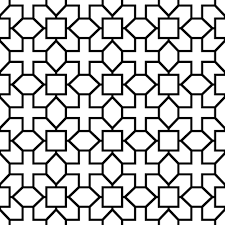
//> input picture lab2Filtros/figuraV.png, 225 x 225 px
$ ./filtros   (built with g++ and OpenCV 4)
//> lines starting //> are read from the running program, lines starting //| are printed output that depends on the picture
#include <opencv2/opencv.hpp>
#include <iostream>
#include <vector>
#include <algorithm>
#include <numeric>
#include <string>

using namespace std;
using namespace cv;

// funciones de ayuda
uchar getMediana(vector<uchar> kernel)
{
  sort(kernel.begin(), kernel.end());
  return kernel[kernel.size() / 2];
}

uchar getMedia(vector<uchar> kernel)
{
  int total = std::accumulate(kernel.begin(), kernel.end(), 0);
  return (uchar)(total / kernel.size());
}

// funcion encargada de aplicar un foltro basado en el tipo
// (string filtro por ahora solo media y mediana)
Mat aplicarFiltro(const Mat& original, int n, string filtro)
{
  Mat resultado = original.clone();
  int fuera = n / 2;

  for (int y = fuera; y < original.rows - fuera; y++)
    {
      for (int x = fuera; x < original.cols - fuera; x++)
        {
          vector<uchar> kernel;
          for (int i = -fuera; i <= fuera; i++)
            {
              for (int j = -fuera; j <= fuera; j++)
                {
                  kernel.push_back(original.at<uchar>(y + i, x + j));
                }
            }

          if (filtro == "mediana")
            {
              resultado.at<uchar>(y, x) = getMediana(kernel);
            }
          else if (filtro == "media")
            {
              resultado.at<uchar>(y, x) = getMedia(kernel);
            }
        }
    }
  return resultado;
}

int main()
{
  vector<string> nombres = {"figuraV.png", "figures.jpg", "riceB.png"};
  vector<int> mascaras = {3, 5, 7, 9, 11};

  for (const string& nombre : nombres)
    {
      Mat img = imread(nombre, IMREAD_GRAYSCALE);
//> img is the input picture: 225 rows x 225 cols, CV_8UC1; min 0, max 255, mean 196.9

      if (img.empty())
        {
          cout << "Error cargando imagen: " << nombre << endl;
          continue;
        }

      for (int n : mascaras)
        {
          // Procesar Mediana
          Mat outMediana = aplicarFiltro(img, n, "mediana");
          imwrite("mediana_" + to_string(n) + "_" + nombre, outMediana);

          // Procesar Media
          Mat outMedia = aplicarFiltro(img, n, "media");
          imwrite("media_" + to_string(n) + "_" + nombre, outMedia);
        }
//> this loop made 5 passes
//> pass 1, `Mat outMediana = aplicarFiltro(img, n, "mediana");`:
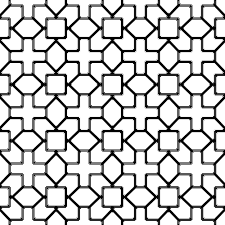
//> outMediana: 225 rows x 225 cols, CV_8UC1; min 0, max 255, mean 198.7
//> pass 1, `Mat outMedia = aplicarFiltro(img, n, "media");`:
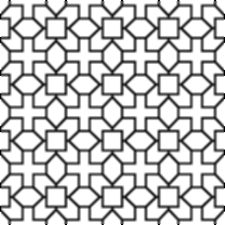
//> outMedia: 225 rows x 225 cols, CV_8UC1; min 0, max 255, mean 196.7
//> pass 2, `Mat outMediana = aplicarFiltro(img, n, "mediana");`:
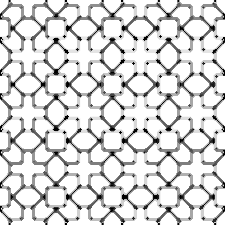
//> outMediana: 225 rows x 225 cols, CV_8UC1; min 0, max 255, mean 215.6
//> pass 2, `Mat outMedia = aplicarFiltro(img, n, "media");`:
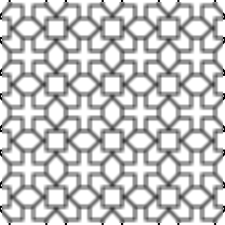
//> outMedia: 225 rows x 225 cols, CV_8UC1; min 0, max 255, mean 196.6
    }
//> pass 2 of the loop `for (const string& nombre : nombres)`:
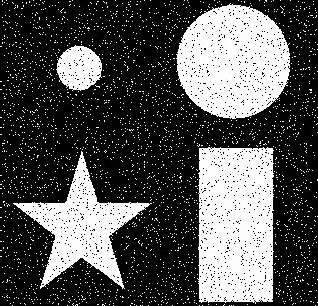
//> input picture lab2Filtros/figures.jpg, 318 x 306 px
//> img is the input picture: 306 rows x 318 cols, CV_8UC1; min 0, max 255, mean 83.2
//> the loop `for (int n : mascaras)` made 5 passes
//> pass 1, `Mat outMediana = aplicarFiltro(img, n, "mediana");`:
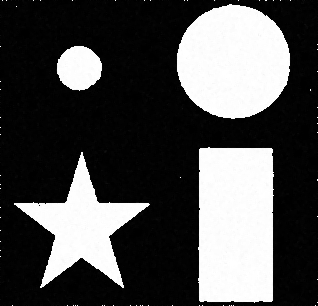
//> outMediana: 306 rows x 318 cols, CV_8UC1; min 0, max 255, mean 78
//> pass 2, `Mat outMedia = aplicarFiltro(img, n, "media");`:
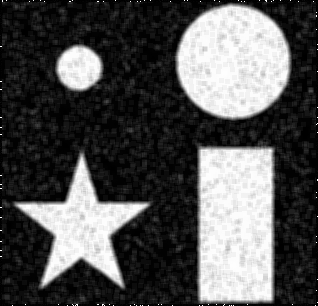
//> outMedia: 306 rows x 318 cols, CV_8UC1; min 0, max 255, mean 82.7
//> pass 3 of the loop `for (const string& nombre : nombres)`:
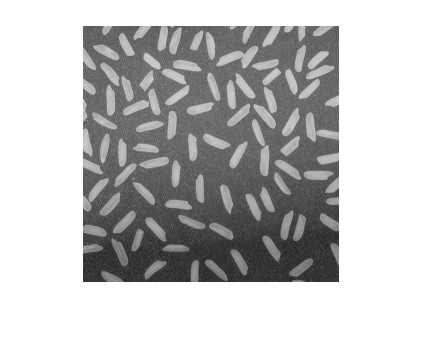
//> input picture lab2Filtros/riceB.png, 422 x 339 px
//> img is the input picture: 339 rows x 422 cols, CV_8UC1; min 40, max 255, mean 189.1
//> the loop `for (int n : mascaras)` made 5 passes
//> pass 2, `Mat outMedia = aplicarFiltro(img, n, "media");`:
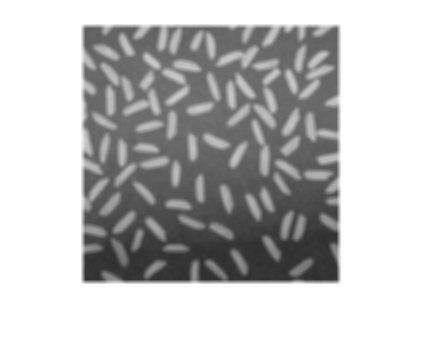
//> outMedia: 339 rows x 422 cols, CV_8UC1; min 47, max 255, mean 188.9

  return 0;
}
